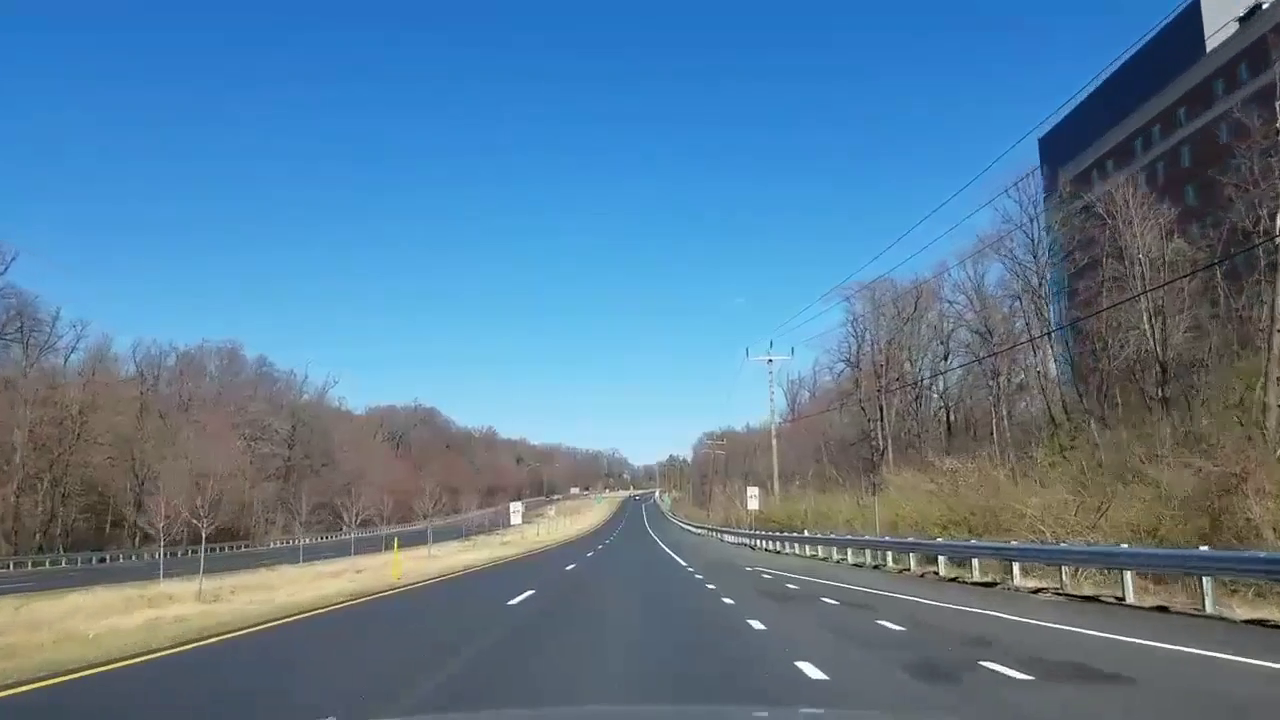
#> input picture frame 12 of new.mp4, 1280 x 720 px
$ python 'Template ProjectVedio.py'
#> lines starting #> are read from the running program, lines starting #| are printed output that depends on the picture
#> further down, frame is the input picture: shape (720, 1280, 3); mean B, G, R 151, 124.1, 89.6
import matplotlib.pyplot as plt
import cv2
import helperFunctions
import os
import matplotlib.image as mpimg
import numpy as np
import glob
import math
from scipy import interpolate
#from skimage.color import rgb2hsv


team_members_names = ['بلال هاني كمال', 'بولا فرج أسعد', 'بيتر ماجد منير', 'جورج كميل برسوم', 'جون اميل يوحنا']
team_members_seatnumbers = ['2016170130', '2016170133', '2016170134', '2016170144', '2016170146']


def draw_lines_connected(img, lines, color=[255, 0, 0], thickness=8):
    pass
    #this function should draw lines to the images (default color is red and thickness is 8)

def convert_rbg_to_grayscale(img):
    out_image = np.zeros([img.shape[0], img.shape[1]])
    out_image[:, :] = np.sum(img[:,:,:], axis = 2)/img.shape[2]
    out_image= out_image.astype('float32')
    return out_image

def convert_rgb_to_hsv(img):
    r_dash = img[:,:,0]/255
    g_dash = img[:,:,2]/255
    b_dash = img[:,:,1]/255
    out_image = np.zeros([img.shape[0], img.shape[1], 3])
    c_max = np.max([r_dash, g_dash, b_dash], axis=0)
    c_min = np.min([r_dash, g_dash, b_dash], axis=0)
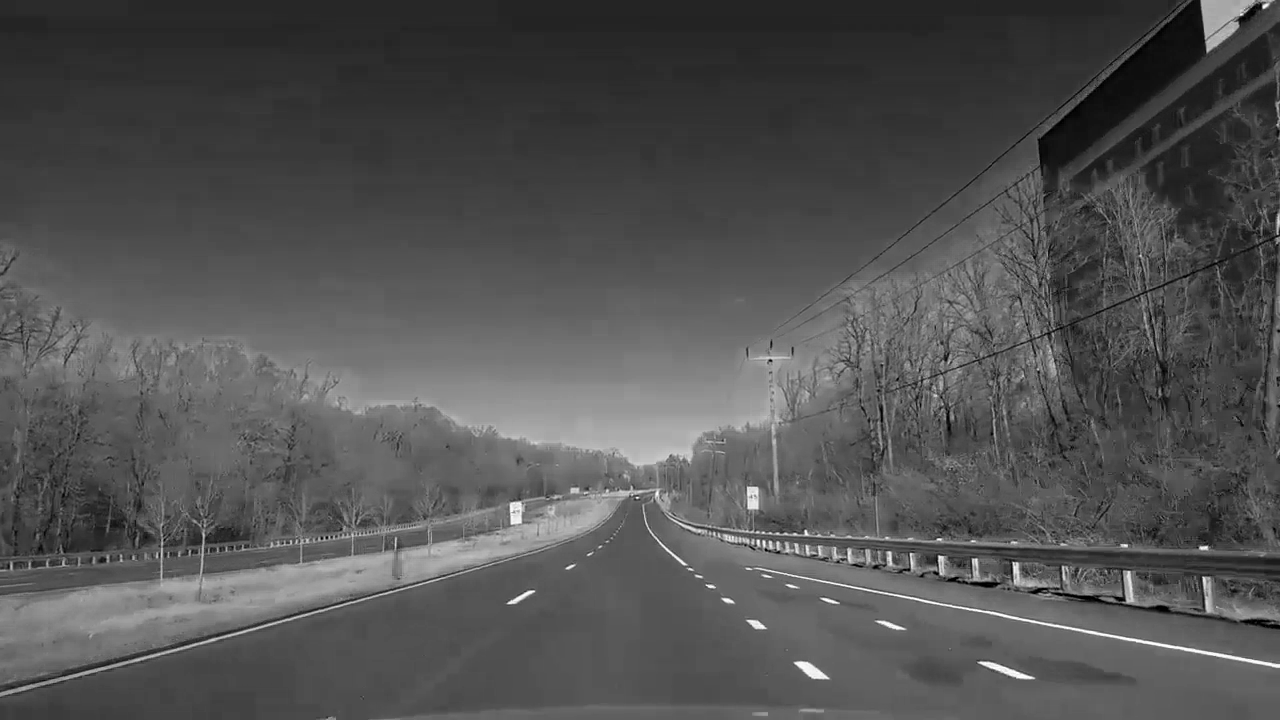
#> c_min: shape (720, 1280) float64; min 0, max 1, mean 0.323
    delta = c_max-c_min
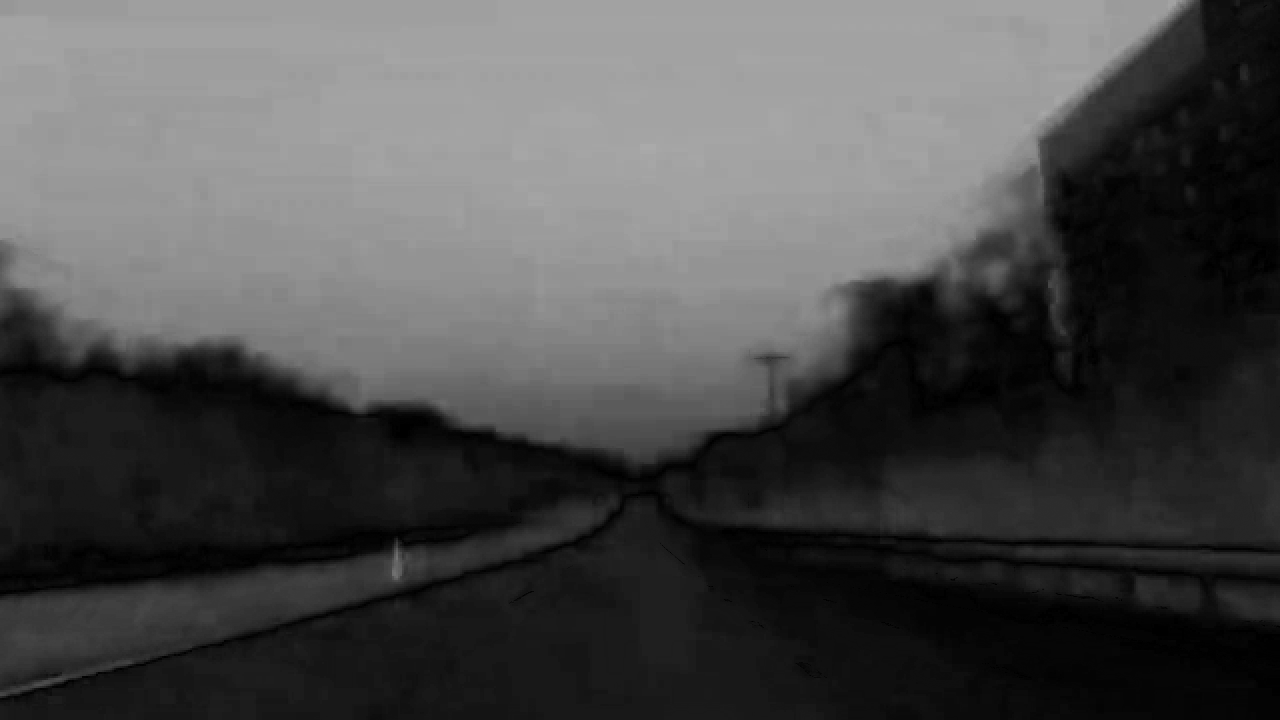
#> delta: shape (720, 1280) float64; min 0, max 0.667, mean 0.298
    out_image[:,:,2] = c_max*255
    for i in range(img.shape[0]):
        for j in range(img.shape[1]):
            if c_max[i, j] !=0:
                out_image[i,j,1] = delta[i,j]/c_max[i,j] * 255
            if c_max[i,j] == r_dash[i,j]:
                out_image[i,j,0] = 60 * np.mod((g_dash[i,j]-b_dash[i,j])/delta[i,j],6)
            elif c_max[i,j] == g_dash[i,j]:
                out_image[i, j, 0] = 60 * (((b_dash[i, j] - r_dash[i, j]) / delta[i, j]) + 2)
            elif c_max[i,j] == b_dash[i,j]:
                out_image[i, j, 0] = 60 * (((r_dash[i, j] - g_dash[i, j]) / delta[i, j]) + 4)
#> out_image: shape (720, 1280, 3) float64; 0.1% of the values are NaN or infinite; the others: min 0, max 357.5, mean 177
    out_image = out_image.astype('int64')
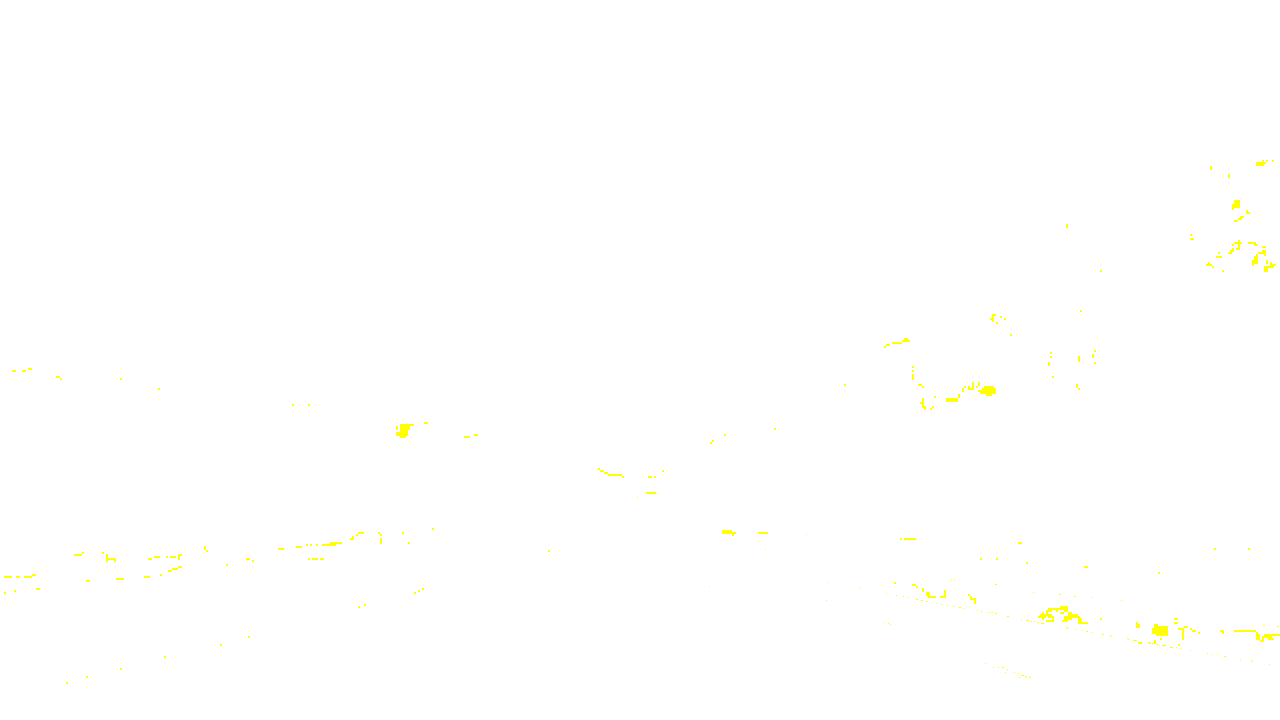
#> out_image: shape (720, 1280, 3) int64; mean of channels 0, 1, 2 -2.87e+16, 103.4, 158.2; drawn with min black and max white
    return out_image
    #This function will do color transform from RGB to HSV

def detect_edges_canny(img, low_threshold, high_threshold):
    denoised_image = remove_noise(img, 3)
    vertical_image = helperFunctions.sobel_filter(denoised_image, 0)
    horizontal_image = helperFunctions.sobel_filter(denoised_image, 1)
    sobeled_image = np.hypot(vertical_image, horizontal_image)
    thetas = np.arctan2(horizontal_image, vertical_image)
    non_maxima_img = helperFunctions.non_maxima(sobeled_image, thetas)
    return helperFunctions.hysteresis_edge_tracking(non_maxima_img)
    #You should implement yoru Canny Edge Detector here

def remove_noise(img, kernel_size):
    gauss_kernel = helperFunctions.get_gaussian_filter(kernel_size)
    new_image = helperFunctions.apply_filter(img,gauss_kernel)
    return new_image
    #You should implement Gaussian Noise Removal Here

def mask_image(img, vertices):
    for i in range(vertices.shape[0]):
        outside = True
        for j in range(vertices.shape[1]):
            if outside & vertices[i, j] == 0:
                img[i, j] == 0
            elif vertices[i, j] == 255:
                outside = ~outside
    return img
    #Mask out the pixels outside the region defined in vertices (set the color to black)


#main part

#1 read the image
#image = plt.imread('test.jpg')
cap= cv2.VideoCapture('new.mp4')
fps = cap.get(cv2.CAP_PROP_FPS)
print(fps)
outimg=[]
i=1
while(cap.isOpened()):
    ret, frame = cap.read()
    if ret == False:
        break
    plt.imshow(frame)
    plt.show()
    #2 convert to HSV
    hsv_image = convert_rgb_to_hsv(frame)
    plt.imshow(hsv_image)
    plt.show()
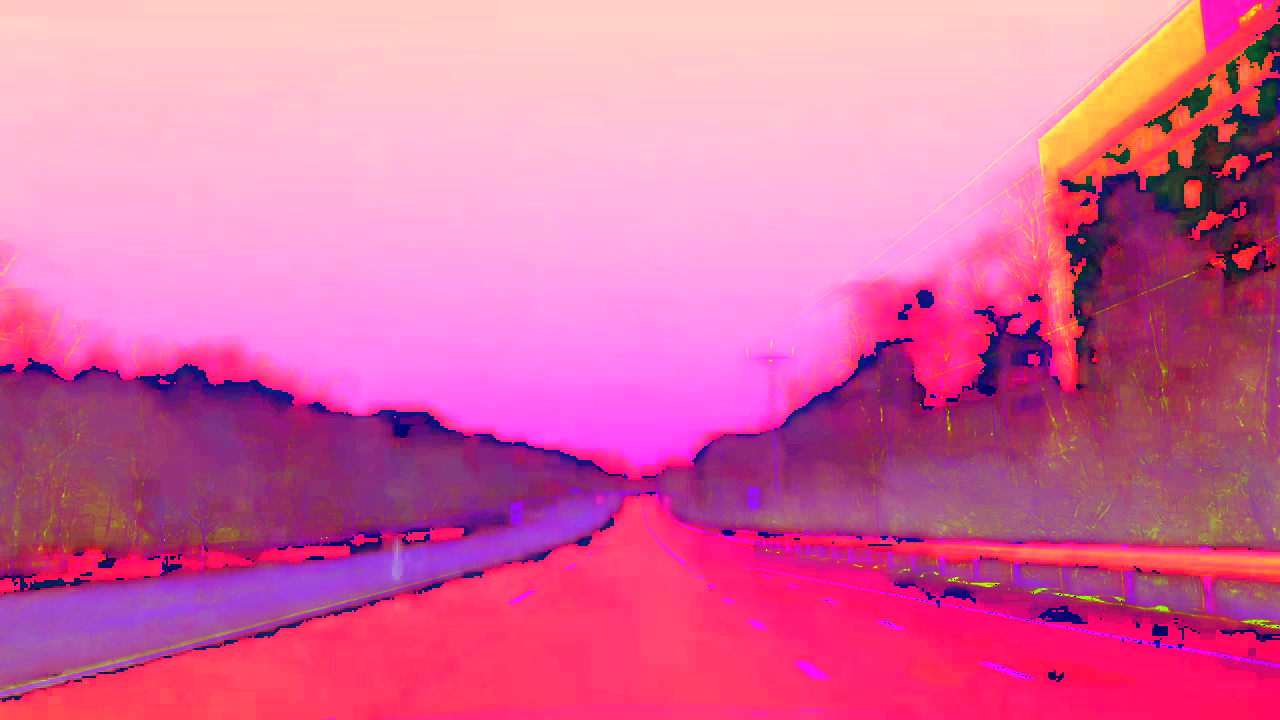
#> shown: shape (720, 1280, 3); mean R, G, B 218.5, 103.4, 158.2
    #3 convert to Gray
    gray_image = convert_rbg_to_grayscale(frame)
    plt.imshow(gray_image)
    plt.show()


    #4 Threshold HSV for Yellow and White (combine the two results together)
    #5 Mask the gray image using the threshold output fro step 4
    #6 Apply noise remove (gaussian) to the masked gray image
    #7 use canny detector and fine tune the thresholds (low and high values)
    #8 mask the image using the canny detector output
    #9 apply hough transform to find the lanes
    #10 apply the pipeline you developed to the challenge videos
    height, width, layers = frame.shape
#> height = 720; width = 1280; layers = 3
    size = (width, height)
#> size = (1280, 720)
    outimg.append(frame)
    print(i)
    i+=1
    #11 You should submit your code

#fourcc = cv2.VideoWriter_fourcc('M','J','P','G')
fourcc = cv2.VideoWriter_fourcc('X','V','I','D')


video_filename = 'output1.avi'
#out = cv2.VideoWriter(video_filename, fourcc, int(fps), width, height)
out = cv2.VideoWriter(video_filename,fourcc,fps,(width,height),True)

for img in outimg:
        #add this array to the video
    out.write(img)
    cv2.waitKey(1)
cap.release()
out.release()
cv2.destroyAllWindows()

print("end")
